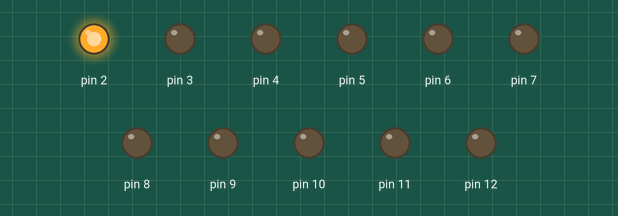
A sketch run on a simulated Arduino Uno, built with avr-gcc and run on an emulated ATmega328P. On the bench: output pins drawn as LEDs (lit = HIGH).

Above: at 0.05 s.
At 0.35 s:
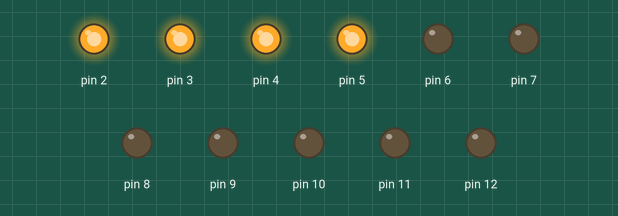
At 0.75 s:
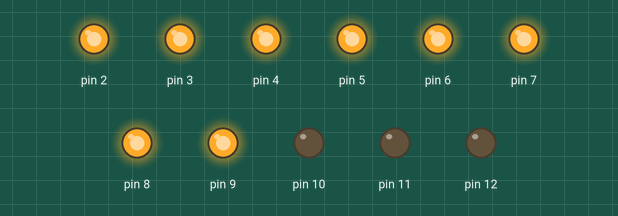
At 1.45 s:
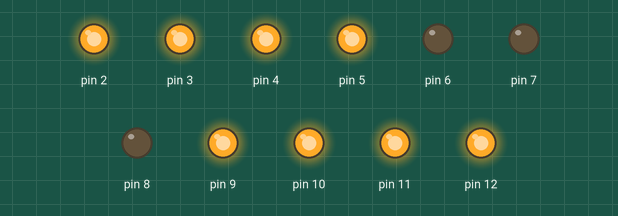
At 2.15 s:
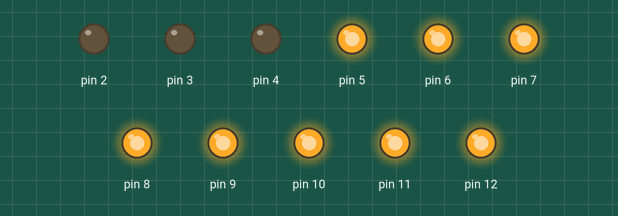
At 2.85 s:
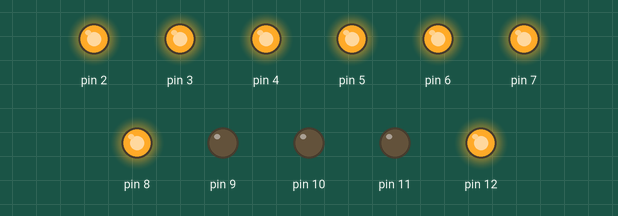
Timing chart, 0 to 3.1 s (numbered marks = the images above):
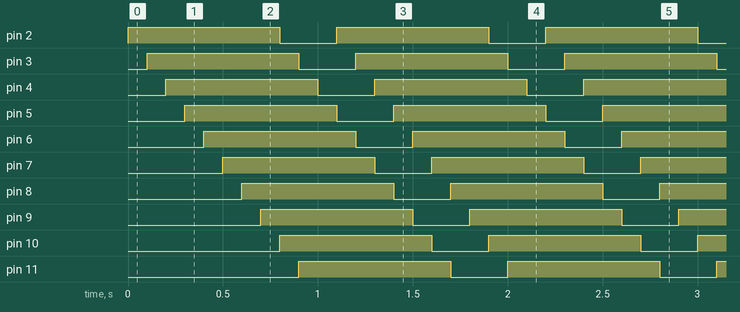

The sketch:

ejercicio_9aduino.ino
```cpp
const int numLEDs = 11;      // Número de LEDs en la línea
const int velocidad = 100;    // Velocidad del movimiento de la estrella (menos es más rápido)
const int longitudCola = 3;   // Longitud de la cola de la estrella

int estrellaPos = 0;          // Posición actual de la estrella

void setup() {
  for (int i = 2; i < 2 + numLEDs; i++) {
    pinMode(i, OUTPUT);       // Configura los pines de los LEDs como salidas
  }
}

void loop() {
  // Enciende la estrella en la posición actual
  digitalWrite(2 + estrellaPos, HIGH);

  // Apaga el LED en la posición de la cola
  int colaPos = estrellaPos + longitudCola;
  if (colaPos >= numLEDs) {
    colaPos -= numLEDs;
  }
  digitalWrite(2 + colaPos, LOW);

  // Espera un breve período de tiempo para crear el efecto de movimiento
  delay(velocidad);

  // Avanza la posición de la estrella
  estrellaPos++;
  if (estrellaPos >= numLEDs) {
    estrellaPos = 0;
  }
}
```

Measured:
- by itself, pin 2–12: alternates HIGH for 0.80 s and LOW for 0.30 s
